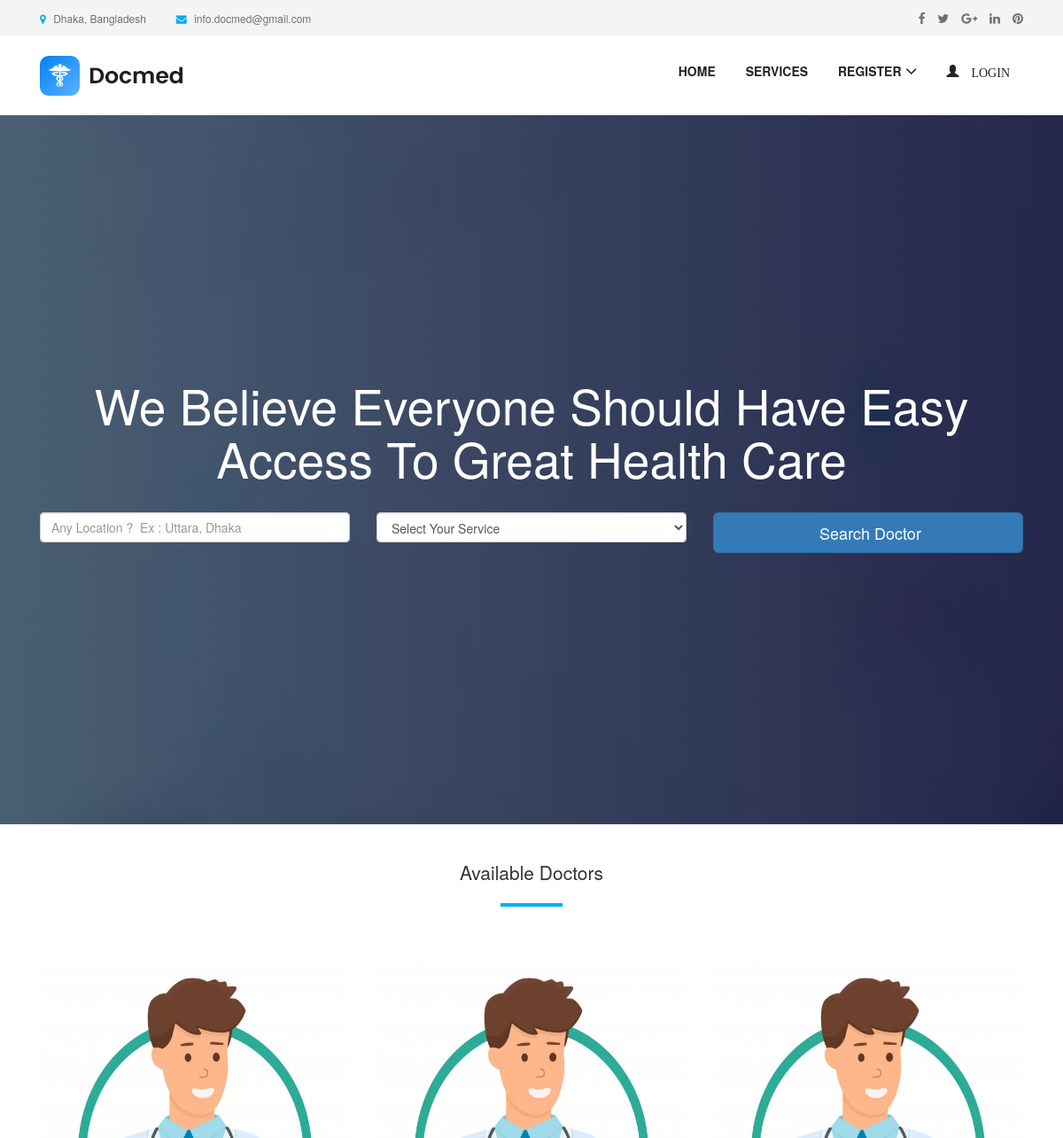
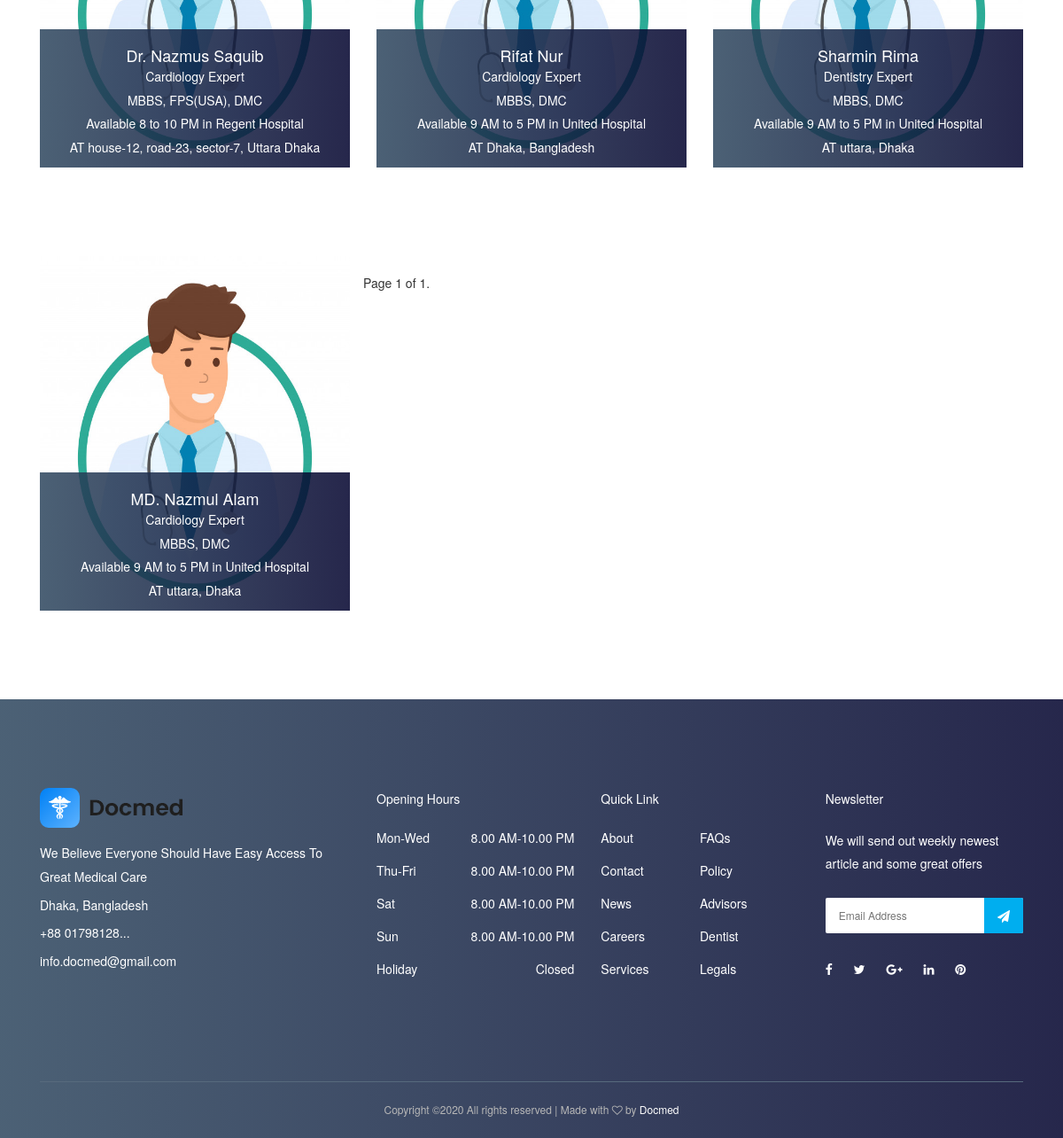
The page / on the database its author committed (2 pictures, top to bottom).
### appointment/models.py (models this page shows, shortened)
class Appointment(models.Model):
    user = models.ForeignKey(User, on_delete=models.CASCADE)
    full_name = models.CharField(max_length=100)
    image = models.ImageField(null=True, blank=True)
    location = models.CharField(max_length=100)
    start_time = models.CharField(max_length=10)
    end_time = models.CharField(max_length=10)
    qualification_name = models.CharField(max_length=100)
    institute_name = models.CharField(max_length=100)
    hospital_name = models.CharField(max_length=100)
    department = models.CharField(choices=department, max_length=100)
    created_at = models.DateTimeField(default=timezone.now)

### appointment/views.py (the view)
# urls.py: path('', HomePageView.as_view(), name='home'),
class HomePageView(ListView):
    paginate_by = 9
    model = Appointment
    context_object_name = 'home'
    template_name = "home.html"
    def get_queryset(self):
        return self.model.objects.all().order_by('-id')

### templates/home.html (shortened to what this page needs)
{% extends 'base.html' %}
{% load static %}
{% block content %}
  <section class="welcome-area">
    <div class="welcome-slides owl-carousel">
      <div class="welcome-welcome-slide bg-img bg-gradient-overlay jarallax"  style="background-image: url('{% static 'img/bg-img/1.jpg' %}');">
        <div class="container h-100">
          <div class="row h-100 align-items-center">
            <div class="col-12">
              <div class="welcome-text text-center">
                <h2 data-animation="fadeInUp" data-delay="100ms">We Believe Everyone Should Have Easy Access To Great Health Care</h2>
                <div class="welcome-btn-group">
                    <form id="job-main-form" method="get" action="{% url 'appointment:search' %}" class="search-doctor-form">
                    <div class="row mb-5">
                        <div class="col-12 col-sm-6 col-md-6 col-lg-4 mb-4 mb-lg-0">
                            <input type="text" id="location" name="location"
                                   class="form-control form-control-lg" placeholder="Any Location ?  Ex : Uttara, Dhaka">
                        </div>
                        <div class="col-12 col-sm-6 col-md-6 col-lg-4 mb-4 mb-lg-0">
                            <select id="department" name="department" class="form-control">
                                <option style="display: none;" >Select Your Service</option>
                            </select>
                        </div>
                        <div class="col-12 col-sm-6 col-md-6 col-lg-4 mb-4 mb-lg-0">
                            <button type="submit" class="btn btn-primary btn-lg btn-block text-black btn-search">Search Doctor
                            </button>
                        </div>
                    </div>
                </form>
                </div>
              </div>
            </div>
          </div>
        </div>
      </div>
    </div>
  </section>
    <section class="dentist-area section-padding-35-0">
        <div class="container">
            <div class="row">
                <div class="col-12">
                    <div class="section-heading text-center">
                        <h3 class="lead">Available Doctors </h3>
                        <div class="line"></div>
                    </div>
                </div>
            </div>
            <div class="row">
                {% for apt in home %}
                    <div class="col-12 col-sm-6 col-md-4">
                        <div class="single-dentist-area mb-100">
                            <img style="height: 400px; width: 450px" src="{% static 'img/doctor-icon-avatar-white_136162-58.jpg' %}" alt="">
                            <div class="dentist-content">
                                <div class="dentist-info bg-gradient-overlay">
                                    {% if request.user.is_authenticated and request.user.role == 'patient' %}
                                        <h5>{{ apt.full_name }}</h5>
                                        <p>{{ apt.department }} Expert</p>
                                        <p>{{ apt.qualification_name }}, {{ apt.institute_name }}</p>
                                        <p>Available {{ apt.start_time }} to {{ apt.end_time }}
                                            in {{ apt.hospital_name }}</p>
                                        <p>
                                            AT {{ apt.location }} <i class="fa fa-th"></i>
                                            <a href="{% url 'appointment:take-appointment' apt.id %}"> Take
                                                Appointment</a>
                                        </p>
                                        {% else %}
                                         <h5>{{ apt.full_name }}</h5>
                                        <p>{{ apt.department }} Expert</p>
                                        <p>{{ apt.qualification_name }}, {{ apt.institute_name }}</p>
                                        <p>Available {{ apt.start_time }} to {{ apt.end_time }}
                                            in {{ apt.hospital_name }}</p>
                                        <p>
                                            AT {{ apt.location }} </p>
                                    {% endif %}
                                </div>
                            </div>
                        </div>
                    </div>
                {% endfor %}
                <div class="pagination">
    <span class="step-links">
        <span class="current">
            Page {{ page_obj.number }} of {{ page_obj.paginator.num_pages }}.
        </span>
    </span>
                </div>
            </div>
        </div>
    </section>
{% endblock %}

### templates/base.html (shortened to what this page needs)
{% load static %}
<!DOCTYPE html>
<html lang="en">
<head>
  <link rel="stylesheet" href="{% static 'style.css' %}">
<link rel="stylesheet" href="https://maxcdn.bootstrapcdn.com/bootstrap/3.3.7/css/bootstrap.min.css">
</head>
<body>
   {% include 'nav.html' %}
      {% block content %}
  {% endblock  %}
  <footer class="footer-area bg-img bg-gradient-overlay">
    <div class="container">
      <div class="row">
        <div class="col-12 col-sm-6 col-lg-4">
          <div class="single-footer-widget">
            <a href="./index.html" class="d-block mb-4"><img src="{% static 'img/logo1.png' %}" alt=""></a>
            <div class="footer-contact">
                 <p> We Believe Everyone Should Have Easy Access To Great Medical Care</p>
              <p> Dhaka, Bangladesh</p>
              <p> +88 01798128...</p>
              <p> info.docmed@gmail.com</p>
            </div>
          </div>
        </div>
        <div class="col-12 col-sm-6 col-lg">
          <div class="single-footer-widget">
            <h5 class="widget-title">Opening Hours</h5>
            <ul class="opening-hours">
              <li><span>Mon-Wed</span> <span>8.00 AM-10.00 PM</span></li>
              <li><span>Thu-Fri</span> <span>8.00 AM-10.00 PM</span></li>
              <li><span>Sat</span> <span>8.00 AM-10.00 PM</span></li>
              <li><span>Sun</span> <span>8.00 AM-10.00 PM</span></li>
              <li><span>Holiday</span> <span>Closed</span></li>
            </ul>
          </div>
        </div>
        <div class="col-12 col-sm-6 col-lg">
          <div class="single-footer-widget">
            <h5 class="widget-title">Quick Link</h5>
            <nav>
              <ul class="quick-links">
                <li><a href="#">About</a></li>
                <li><a href="#">FAQs</a></li>
                <li><a href="#">Contact</a></li>
                <li><a href="#">Policy</a></li>
                <li><a href="#">News</a></li>
                <li><a href="#">Advisors</a></li>
                <li><a href="#">Careers</a></li>
                <li><a href="#">Dentist</a></li>
                <li><a href="#">Services</a></li>
                <li><a href="#">Legals</a></li>
              </ul>
            </nav>
          </div>
        </div>
        <div class="col-12 col-sm-6 col-lg">
          <div class="single-footer-widget">
            <h5 class="widget-title">Newsletter</h5>
            <p>We will send out weekly newest article and some great offers</p>
            <div class="footer-newsletter-form">
              <form action="#" method="post">
                <input type="email" name="nl-email" value="" placeholder="Email Address">
                <button type="submit"><i class="fa fa-paper-plane" aria-hidden="true"></i></button>
              </form>
            </div>
            <div class="footer-social-info">
              <a href="#" data-toggle="tooltip" data-placement="top" title="Facebook"><i class="fa fa-facebook"></i></a>
              <a href="#" data-toggle="tooltip" data-placement="top" title="Twitter"><i class="fa fa-twitter"></i></a>
              <a href="#" data-toggle="tooltip" data-placement="top" title="Google Plus"><i class="fa fa-google-plus"></i></a>
              <a href="#" data-toggle="tooltip" data-placement="top" title="Linkedin"><i class="fa fa-linkedin"></i></a>
              <a href="#" data-toggle="tooltip" data-placement="top" title="Pinterest"><i class="fa fa-pinterest"></i></a>
            </div>
          </div>
        </div>
      </div>
    </div>
    <div class="container">
      <div class="row">
        <div class="col-12">
          <div class="copywrite-content">
            <p>
Copyright &copy;<script>document.write(new Date().getFullYear());</script> All rights reserved | Made with <i class="fa fa-heart-o" aria-hidden="true"></i> by <a href="https://docmed.com" target="_blank">Docmed</a>
</p>
          </div>
        </div>
      </div>
    </div>
  </footer>
</body>
</html>

### templates/nav.html (shortened to what this page needs)
{% load static %}
<header class="header-area">
    <div class="top-header-area">
        <div class="container h-100">
            <div class="row h-100 align-items-center">
                <div class="col-6 col-md-9 col-lg-8">
                    <div class="top-header-content">
                        <a href="#" data-toggle="tooltip" data-placement="bottom" title="Dhaka, Bangladesh"><i
                                class="fa fa-map-marker"></i> <span>Dhaka, Bangladesh</span></a>
                        <a href="#" data-toggle="tooltip" data-placement="bottom" title="info.docmed@gmail.com"><i
                                class="fa fa-envelope"></i> <span>info.docmed@gmail.com</span></a>
                    </div>
                </div>
                <div class="col-6 col-md-3 col-lg-4">
                    <div class="top-header-social-info text-right">
                        <a href="#" data-toggle="tooltip" data-placement="bottom" title="Facebook"><i
                                class="fa fa-facebook"></i></a>
                        <a href="#" data-toggle="tooltip" data-placement="bottom" title="Twitter"><i
                                class="fa fa-twitter"></i></a>
                        <a href="#" data-toggle="tooltip" data-placement="bottom" title="Google Plus"><i
                                class="fa fa-google-plus"></i></a>
                        <a href="#" data-toggle="tooltip" data-placement="bottom" title="Linkedin"><i
                                class="fa fa-linkedin"></i></a>
                        <a href="#" data-toggle="tooltip" data-placement="bottom" title="Pinterest"><i
                                class="fa fa-pinterest"></i></a>
                    </div>
                </div>
            </div>
        </div>
    </div>
    <div class="main-header-area">
        <div class="classy-nav-container breakpoint-off">
            <div class="container">
                <nav class="classy-navbar justify-content-between" id="dentoNav">
                    <a class="nav-brand" href="{% url 'appointment:home' %}"><img src="{% static 'img/logo1.png' %}" alt="">
                    </a>
                    <div class="classy-menu">
                        <div class="classynav">
                            <ul id="nav">
                                <li><a href="{% url 'appointment:home' %}">Home</a></li>
                                <li><a href="{% url 'appointment:service' %}">Services</a></li>
                                {% if request.user.is_authenticated and request.user.role == 'doctor' %}
                                    <li>
                                        <a href="">
                                            <span class="glyphicon glyphicon-user">
                                                    {{ request.user.first_name }}
                                            </span>
                                        </a>
                                        <ul class="dropdown">
                                            <li><a href="{% url 'accounts:doctor-profile-update'  %}"> EDIT PROFILE</a></li>
                                            <li><a href="{% url 'appointment:patient-list' %}"> PATIENTS</a></li>
                                            <li><a href="{% url 'appointment:doctor-appointment' %}">  APPOINTMENTS</a></li>
                                            <li><a href="{% url 'appointment:doctor-appointment-create' %}"> CREATE APPOINTMENT</a></li>
                                            <li><a href="{% url 'accounts:logout' %}"> LOGOUT</a></li>
                                        </ul>
                                    </li>
                              {% else %}
                                    <li><a href="#">Register</a>
                                    </li>
                                    <li>
                                        <a href="{% url 'accounts:login' %}">
                                            <span class="glyphicon glyphicon-user"> login</span>
                                        </a>
                                    </li>
                                {% endif %}
                            </ul>
                        </div>
                    </div>
                </nav>
            </div>
        </div>
    </div>
</header>

### static/css/default-assets/classy-nav.css (style rules this page uses)
body { font-family: "Roboto", sans-serif; }
ul { margin: 0; }
ul li { list-style: none; }
img { height: auto; max-width: 100%; }
.bg-img { background-position: center center; background-size: cover; background-repeat: no-repeat; }
.classy-nav-container { position: relative; z-index: 100; background-color: #ffffff; }
.classy-nav-container * { box-sizing: border-box; }
.classy-nav-container a { -webkit-transition-duration: 500ms; transition-duration: 500ms; text-decoration: none; outline: none; font-size: 14px; font-weight: 400; color: #232323; display: inline-block; }
.justify-content-between { -webkit-box-pack: justify; -ms-flex-pack: justify; justify-content: space-between; }
.classy-navbar { width: 100%; height: 70px; padding: 0.5em 2em; display: -webkit-box; display: -ms-flexbox; display: flex; -webkit-box-align: center; -ms-flex-align: center; -ms-grid-row-align: center; align-items: center; }
.classy-navbar .nav-brand { font-size: 26px; font-weight: 500; color: #565656; display: inline-block; margin-right: 30px; }
.classynav ul li { display: inline-block; clear: both; position: inherit; z-index: 10; }
.classynav ul li.cn-dropdown-item { position: relative; z-index: 10; }
.classynav ul li a { padding: 0 12px; display: block; height: 35px; font-size: 14px; line-height: 34px; }
.classynav ul li.megamenu-item>a:after, .classynav ul li.has-down>a:after { font-family: 'classyfonts'; content: "\e900"; font-size: 12px; color: #000000; padding-left: 5px; -webkit-transition-duration: 500ms; transition-duration: 500ms; }
.breakpoint-off .classynav { display: -webkit-box; display: -ms-flexbox; display: flex; -webkit-box-align: center; -ms-flex-align: center; -ms-grid-row-align: center; align-items: center; }

### rows shown on the page
Appointment: full_name "Dr. Nazmus Saquib", department "Cardiology", qualification_name "MBBS, FPS(USA)", institute_name "DMC", start_time "8", end_time "10 PM", hospital_name "Regent Hospital", location "house-12, road-23, sector-7, Uttara Dhaka"
Appointment: full_name "Rifat Nur", department "Cardiology", qualification_name "MBBS", institute_name "DMC", start_time "9 AM", end_time "5 PM", hospital_name "United Hospital", location "Dhaka, Bangladesh"
Appointment: full_name "Sharmin Rima", department "Dentistry", qualification_name "MBBS", institute_name "DMC", start_time "9 AM", end_time "5 PM", hospital_name "United Hospital", location "uttara, Dhaka"
Appointment: full_name "MD. Nazmul Alam", department "Cardiology", qualification_name "MBBS", institute_name "DMC", start_time "9 AM", end_time "5 PM", hospital_name "United Hospital", location "uttara, Dhaka"

### other values the page prints
{{ page_obj.number }} "1"
{{ page_obj.paginator.num_pages }} "1"
